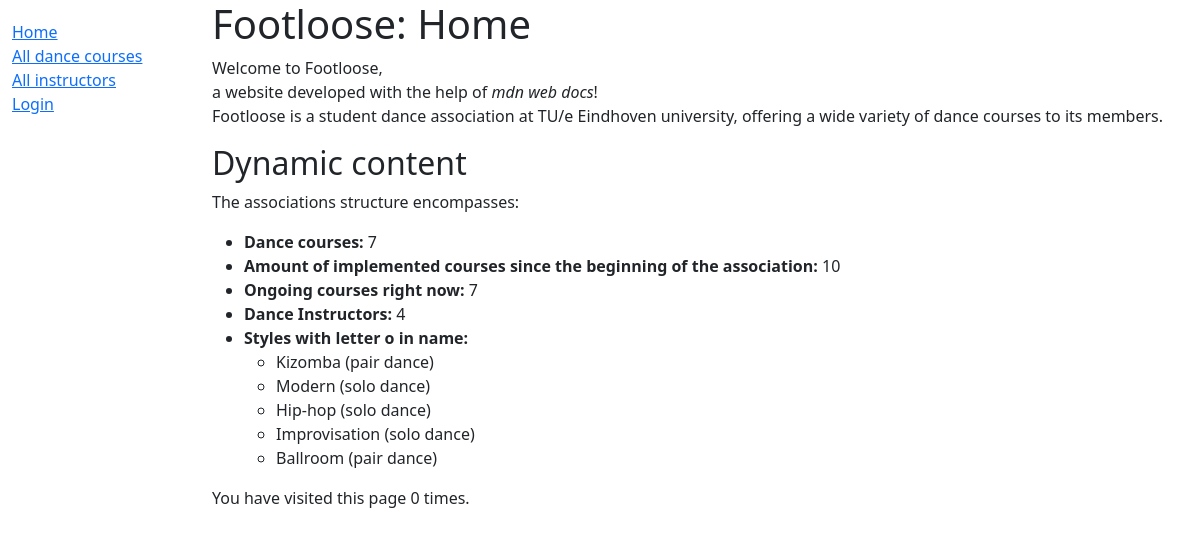
Page /catalog/ on the committed database.
### catalog/models.py (models this page shows, shortened)
class Style(models.Model):
    name = models.CharField(max_length=200, help_text='Enter a dance style (e.g. Salsa)')
    PARTNER_STRUCTURE = (
        ('s', 'solo dance'),
        ('p', 'partnered'),
    )
    partner_needed = models.CharField(
        max_length=1,
        choices=PARTNER_STRUCTURE,
        blank=True,
        default='p',
        help_text='enter whether this is a pair dance with partner (e.g. Ballroom) or a solo dance (e.g. Hip hop)',
    )

### catalog/views.py (the view)
# urls.py: path('', views.index, name='index'),
def index(request):
    num_Dance_courses = Dance_course.objects.all().count()
    num_Dance_course_instances = Dance_course_instance.objects.all().count()
    num_instances_ongoing = Dance_course_instance.objects.filter(running__exact='o').count()
    num_instructors = Instructor.objects.count()
    num_styles_with_letter = Style.objects.filter(name__icontains = 'o')
    num_visits = request.session.get('num_visits', 0)
    request.session['num_visits'] = num_visits + 1
    context = {
        'num_Dance_courses': num_Dance_courses,
        'num_Dance_course_instances': num_Dance_course_instances,
        'num_instances_ongoing': num_instances_ongoing,
        'num_instructors': num_instructors,
        'num_styles_with_letter' : num_styles_with_letter,
        'num_visits': num_visits,
    }
    return render(request, 'index.html', context=context)

### catalog/templates/index.html (shortened to what this page needs)
{% extends "base_generic.html" %}
{% block content %}
  <h1>Footloose: Home</h1>
  <p>
    Welcome to Footloose, <br> a website developed with the help of
    <em>mdn web docs</em>! <br> Footloose is a student dance association at TU/e Eindhoven university,
    offering a wide variety of dance courses to its members.
  </p>
  <h2>Dynamic content</h2>
  <p>The associations structure encompasses:</p>
  <ul>
    <li><strong>Dance courses:</strong> {{ num_Dance_courses }}</li>
    <li><strong>Amount of implemented courses since the beginning of the association:</strong> {{ num_Dance_course_instances }}</li>
    <li><strong>Ongoing courses right now:</strong> {{ num_instances_ongoing }}</li>
    <li><strong>Dance Instructors:</strong> {{ num_instructors }}</li>
    <li><strong>Styles with letter o in name:</strong>
        <ul>
        {% for style in num_styles_with_letter %}
            <li>
              {{ style.name }}
              {% if style.partner_needed == 'p' %}
              (pair dance)
              {% elif style.partner_needed == 's'%}
              (solo dance)
              {% endif %}
            </li>
            {% endfor %}
        </ul>
  </ul>
  <p>
  You have visited this page {{ num_visits }} time{{ num_visits|pluralize }}.
  </p>
{% endblock %}

### rows in the picture
Style: name "Kizomba", partner_needed "(pair dance)"
Style: name "Modern", partner_needed "(solo dance)"
Style: name "Hip-hop", partner_needed "(solo dance)"
Style: name "Improvisation", partner_needed "(solo dance)"
Style: name "Ballroom", partner_needed "(pair dance)"

### other values in the picture
{{ num_Dance_courses }} "7"
{{ num_Dance_course_instances }} "10"
{{ num_instances_ongoing }} "7"
{{ num_instructors }} "4"
{{ num_visits }} "0"
